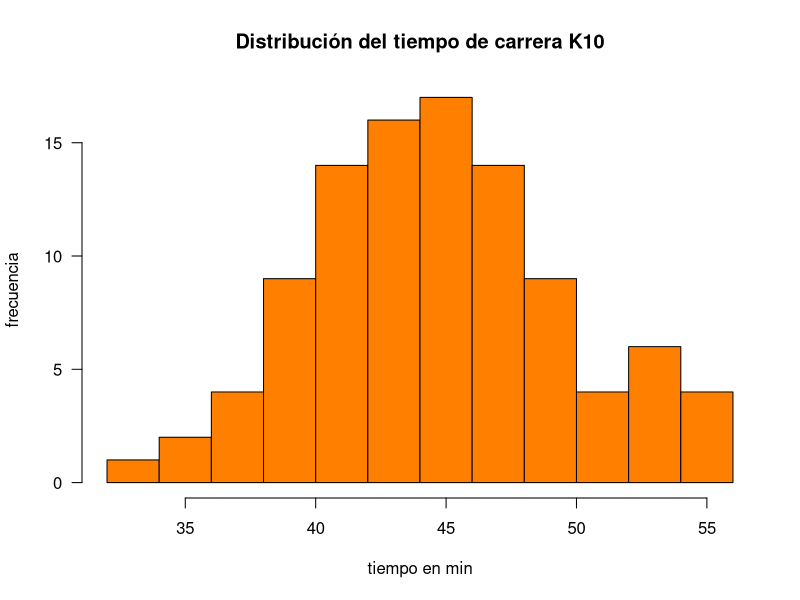

Source code (R): (Note: this script raises an error after producing the figure.)
## ---- chunk 1
x=c(1,2,3,4,5)  
x
## ---- chunk 2
y=c("Muy regular", "Regular", "Bueno", "Muy bueno", "Excelente")    
y
## ---- chunk 3
x=1:9

m=matrix(x,nrow=3)   # <<-
m
## ---- chunk 4
x=1:9
y=10:18
z=19:27

mn=array(c(x,y),dim=c(3,3,3)) # <<-
mn
## ---- chunk 5
x=c("rojo", "verde", "azul")
y=rep(x, times=4)
y=as.factor(y)               # <<-
y
## ---- chunk 6
h=hist(rnorm(100,45,5), col = "#FF7F00", main = "Distribución del tiempo de carrera K10", las=1, xlab = "tiempo en min", ylab ="frecuencia") 
## ---- chunk 7
knitr::include_graphics("img/lista.png")
## ---- chunk 8
data(iris) # carga la data desde un paquete activado
head(iris) # presenta los primeros 6 registros
## ---- chunk 9
fx=function(x){1/(x-1)^2} # <<-
fx(4.5)
## ---- chunk 10
fx=function(x){1/(x-1)^2} 
x=seq(from=2,to=10, by=0.01)  # genera secuencia de numeros entre 2 y 10 con paso 0.01
plot(x, fx(x), type="l", col="#FF7F00", lwd = 2, las=1) # genera grafica
## ---- chunk 11

# funcion definida para la construcción de gráficos
grafica=function(x,color){
	            barplot(x,col=color, las=1)
              }

y=sample(1:6,100, replace = T)  # generacion de datos

z=table(y) # generacion de tabla de datos
par(mfrow = c(1, 2)) # arma una matrix 1X2 de graficos
grafica(z,"#034A94")  # evalúa la función en los datos z y colo rojo
grafica(z,"#0EB0C6")
## ---- chunk 12
x=round(rnorm(285, 20,3),1) # datos sumulados
temperatura=ts(x,freq=12,start=c(2000,1))  # <<-
temperatura
## ---- chunk 13
vector= c("uno", "dos", "tres")
rep(vector, times=4)
## ---- chunk 14
vector= c("uno", "dos", "tres")
rep(vector, each=4)
## ---- chunk 15
vector= c("uno", "dos", "tres")
rep(vector, times=4,  length.out=7)
## ---- chunk 16
seq(20)    # equivalente a 1:20
1:20
## ---- chunk 17
seq(2,20,2)
## ---- chunk 18
seq(0, 1, 0.1)
## ---- chunk 19
pi
round(pi,3)    # aproxima a 3 decimales
## ---- chunk 20
trunc(pi)
